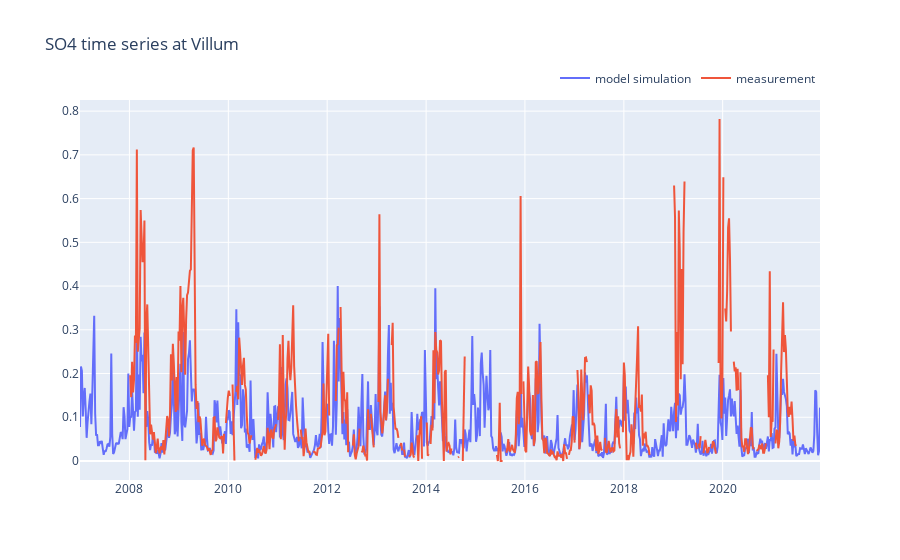

This figure's notebook cell:
### Code cell
chemical,station = 'SO4','Villum'   # Choose from 'SO2', 'SO4', 'NH4', 'NO3', and 'PM2.5' for chemical, 
                                    # and 'Villum','Spitzbergen','Alert' for station
plot_time_series(chemical,station)

### Figure 1 — Plotly figure (JSON) as saved in the notebook; plotly's stock layout.template omitted (floating-point values rounded to 4 significant figures; data arrays with more than 128 entries replaced by an {"elided": "..."} marker saying what was removed)
{"data": [{"name": "model simulation", "type": "scatter", "x": {"elided": "782 str values"}, "y": {"elided": "782 float values"}}, {"name": "measurement", "type": "scatter", "x": {"elided": "782 str values"}, "y": {"elided": "782 float values"}}], "layout": {"legend": {"orientation": "h", "x": 1, "xanchor": "right", "y": 1.02, "yanchor": "bottom"}, "showlegend": true, "title": {"text": "SO4 time series at Villum"}}}
